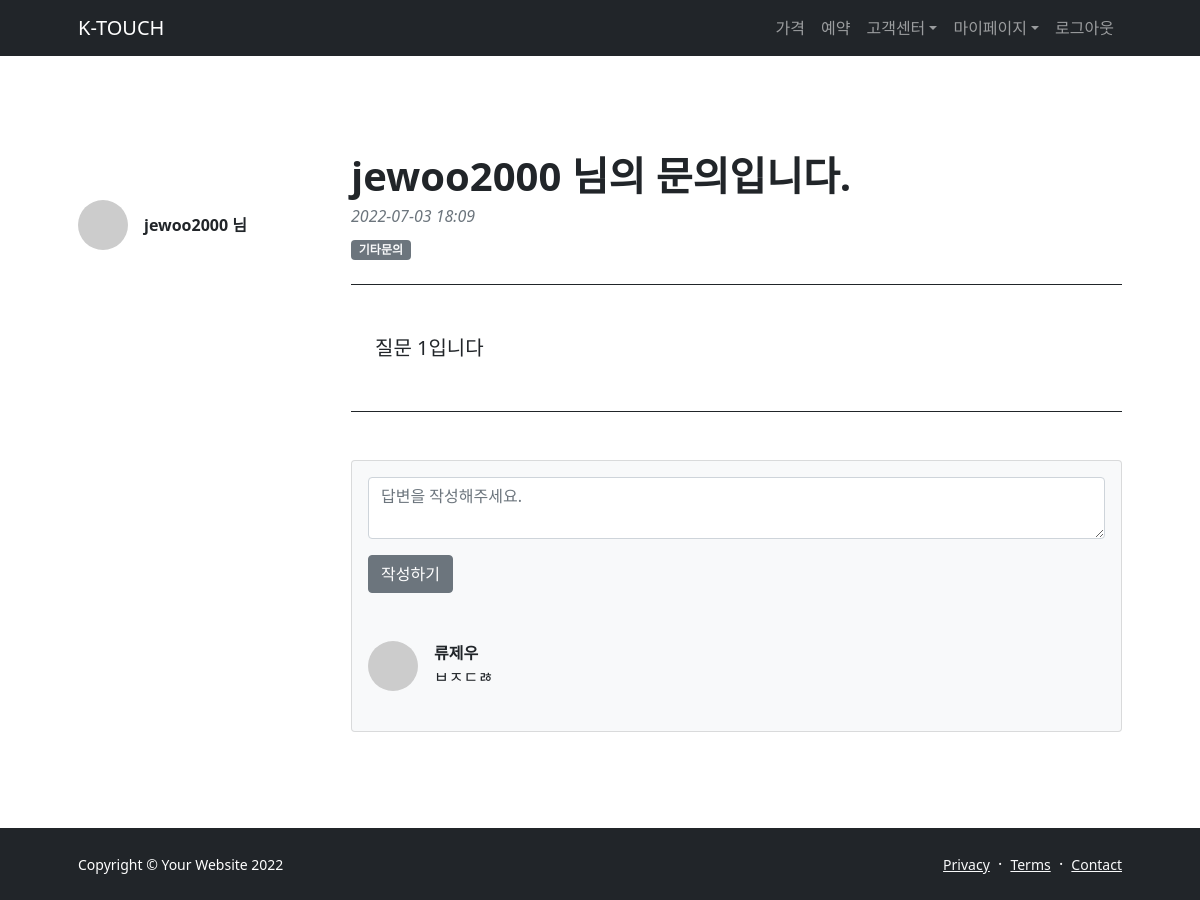
The app's page /question/1/ (signed in) with its own data.
### question/models.py (models this page shows, shortened)
class Question(models.Model):
    user = models.ForeignKey(
        'user.User', on_delete=models.CASCADE, verbose_name='질문자 이름')
    category = models.CharField(
        max_length=10,
        choices=CATEGORY_CHOICES,
        verbose_name='문의 유형'
    )
    contents = models.TextField(verbose_name='질문 내용')
    register_date = models.DateTimeField(
        verbose_name='질문 날짜', auto_now_add=True)
    class Meta:
        db_table = 'question'
        verbose_name = '질문'
        verbose_name_plural = '질문'

### answer/models.py (models this page shows, shortened)
class Answer(models.Model):
    question = models.ForeignKey(  # 어떤 질문에 댓글을 달았는지
        'question.Question', on_delete=models.CASCADE, verbose_name='질문')
    user = models.ForeignKey(  # 답변 작성한 사람
        'user.User', on_delete=models.CASCADE, verbose_name='답변자')
    answer = models.TextField(verbose_name='답변')
    register_date = models.DateTimeField(
        auto_now_add=True, verbose_name='등록날짜')
    class Meta:
        db_table = 'Answer'
        verbose_name = '답변'
        verbose_name_plural = '답변'

### user/models.py (models this page shows)
class User(models.Model):
    uid = models.CharField(verbose_name='아이디', max_length=64, unique=True)
    password = models.CharField(verbose_name='비밀번호', max_length=64)
    phone_number = models.IntegerField(verbose_name='전화 번호')
    name = models.CharField(verbose_name='이름', max_length=64)
    register_date = models.DateTimeField(
        verbose_name='가입 날짜', auto_now_add=True)
    def __str__(self):
        return self.name
    class Meta:
        db_table = 'user'
        verbose_name = '사용자'
        verbose_name_plural = '사용자'

### question/views.py (the view)
# urls.py: path('question/<int:pk>/', QuestionDetail.as_view()),
class QuestionDetail(DetailView):
    template_name = 'question_detail.html'
    queryset = Question.objects.all()
    context_object_name = 'question'
    def get_context_data(self, **kwargs):
        context = super().get_context_data(**kwargs)
        context['form'] = AnswerForm(self.request)
        context['answers'] = Answer.objects.filter(question=self.kwargs['pk'])
        return context

### answer/forms.py (shortened to what this page needs)
class RegisterForm(forms.Form):
    def __init__(self, request, *args, **kwargs):
        super().__init__(*args, **kwargs)
        self.request = request
    question = forms.IntegerField(
        widget=forms.HiddenInput
    )
    answer = forms.CharField(
        error_messages={
            'required': '답변을 입력해주세요.'
        }, label='답변 작성하기'
    )

### question/templates/question_detail.html (shortened to what this page needs)
{% extends "base.html" %}
{% load humanize %}
{% block contents %}
<section class="py-5">
    <div class="container px-5 my-5">
        <div class="row gx-5">
            <div class="col-lg-3">
                <div class="d-flex align-items-center mt-lg-5 mb-4">
                    <img class="img-fluid rounded-circle" src="https://dummyimage.com/50x50/ced4da/6c757d.jpg"
                        alt="..." />
                    <div class="ms-3">
                        <div class="fw-bold">{{ request.session.uid }} 님</div>
                    </div>
                </div>
            </div>
            <div class="col-lg-9">
                <article>
                    <header class="mb-4">
                        <h1 class="fw-bolder mb-1">{{ request.session.uid }} 님의 문의입니다.</h1>
                        <div class="text-muted fst-italic mb-2">{{ question.register_date|date:'Y-m-d H:i' }}</div>
                        <a class="badge bg-secondary text-decoration-none link-light">{{ question.category }}</a>
                    </header>
                    <section class="mb-5">
                        <p class="fs-5 mb-4 py-5 px-4 border-top border-bottom border-dark">{{ question.contents }}</p>
                    </section>
                </article>
                <section>
                    <div class="card bg-light">
                        <div class="card-body">
                            <form method="POST" action="/answer/create/">
                                {% for field in form %}
                                <div class="form-group">
                                    {% if field.name == 'answer' %}
                                    <textarea class="form-control" name="{{ field.name }}" id="{{ field.id_for_label }}"
                                        placeholder="답변을 작성해주세요."></textarea>
                                    {% else %}
                                    <input type="{{ field.field.widget.input_type }}" class="form-control mt-1"
                                        name="{{ field.name }}" id="{{ field.id_for_label }}"
                                        placeholder="{{ field.label }}"
                                        value="{% if field.name == 'question' %}{{ question.id }}{% endif %}" />
                                    {% endif %}
                                </div>
                                {% endfor %}
                                <button type="submit" class="btn btn-secondary mt-3 mb-lg-5">작성하기</button>
                            </form>
                            <div class="d-flex mb-4">
                                <div class="flex-shrink-0"><img class="rounded-circle"
                                        src="https://dummyimage.com/50x50/ced4da/6c757d.jpg" alt="..." /></div>
                                <div class="ms-3">
                                    {% for answer in answers %}
                                    <div class="fw-bold">{{ answer.user }}</div>
                                    {{ answer.answer }}
                                    {% endfor %}
                                </div>
                            </div>
                        </div>
                    </div>
                </section>
            </div>
        </div>
    </div>
</section>
{% endblock %}

### records on screen
Question: register_date "2022-07-03 18:09", category "기타문의", contents "질문 1입니다"
Answer: user "류제우", answer "ㅂㅈㄷㅀ"

### other values on screen
{{ request.session.uid }} "jewoo2000"
